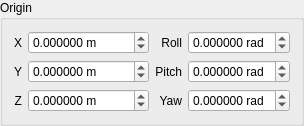
                    <widget class="QGroupBox" name="JointOriginGroupBox">
                      <property name="enabled">
                        <bool>true</bool>
                      </property>
                      <property name="title">
                        <string>Origin</string>
                      </property>
                      <layout class="QGridLayout" name="gridLayout_10">
                        <item row="1" column="2">
                          <widget class="QLabel" name="label_56">
                            <property name="maximumSize">
                              <size>
                                <width>50</width>
                                <height>16777215</height>
                              </size>
                            </property>
                            <property name="layoutDirection">
                              <enum>Qt::LeftToRight</enum>
                            </property>
                            <property name="text">
                              <string>Pitch</string>
                            </property>
                            <property name="alignment">
                              <set>Qt::AlignRight|Qt::AlignTrailing|Qt::AlignVCenter</set>
                            </property>
                          </widget>
                        </item>
                        <item row="1" column="3">
                          <widget class="QDoubleSpinBox" name="JointOriginPitchSpinBox">
                            <property name="suffix">
                              <string> rad</string>
                            </property>
                            <property name="decimals">
                              <number>6</number>
                            </property>
                            <property name="minimum">
                              <double>-3.141592000000000</double>
                            </property>
                            <property name="maximum">
                              <double>3.141592000000000</double>
                            </property>
                            <property name="singleStep">
                              <double>0.010000000000000</double>
                            </property>
                          </widget>
                        </item>
                        <item row="2" column="0">
                          <widget class="QLabel" name="label_57">
                            <property name="maximumSize">
                              <size>
                                <width>20</width>
                                <height>16777215</height>
                              </size>
                            </property>
                            <property name="layoutDirection">
                              <enum>Qt::LeftToRight</enum>
                            </property>
                            <property name="text">
                              <string>Z</string>
                            </property>
                            <property name="alignment">
                              <set>Qt::AlignRight|Qt::AlignTrailing|Qt::AlignVCenter</set>
                            </property>
                          </widget>
                        </item>
                        <item row="0" column="3">
                          <widget class="QDoubleSpinBox" name="JointOriginRollSpinBox">
                            <property name="suffix">
                              <string> rad</string>
                            </property>
                            <property name="decimals">
                              <number>6</number>
                            </property>
                            <property name="minimum">
                              <double>-3.141592000000000</double>
                            </property>
                            <property name="maximum">
                              <double>3.141592000000000</double>
                            </property>
                            <property name="singleStep">
                              <double>0.010000000000000</double>
                            </property>
                          </widget>
                        </item>
                        <item row="1" column="0">
                          <widget class="QLabel" name="label_58">
                            <property name="maximumSize">
                              <size>
                                <width>20</width>
                                <height>16777215</height>
                              </size>
                            </property>
                            <property name="layoutDirection">
                              <enum>Qt::LeftToRight</enum>
                            </property>
                            <property name="text">
                              <string>Y</string>
                            </property>
                            <property name="alignment">
                              <set>Qt::AlignRight|Qt::AlignTrailing|Qt::AlignVCenter</set>
                            </property>
                          </widget>
                        </item>
                        <item row="1" column="1">
                          <widget class="QDoubleSpinBox" name="JointOriginYSpinBox">
                            <property name="suffix">
                              <string> m</string>
                            </property>
                            <property name="decimals">
                              <number>6</number>
                            </property>
                            <property name="minimum">
                              <double>-10000.000000000000000</double>
                            </property>
                            <property name="maximum">
                              <double>10000.000000000000000</double>
                            </property>
                            <property name="singleStep">
                              <double>0.001000000000000</double>
                            </property>
                          </widget>
                        </item>
                        <item row="0" column="2">
                          <widget class="QLabel" name="label_59">
                            <property name="maximumSize">
                              <size>
                                <width>50</width>
                                <height>16777215</height>
                              </size>
                            </property>
                            <property name="layoutDirection">
                              <enum>Qt::LeftToRight</enum>
                            </property>
                            <property name="text">
                              <string>Roll</string>
                            </property>
                            <property name="alignment">
                              <set>Qt::AlignRight|Qt::AlignTrailing|Qt::AlignVCenter</set>
                            </property>
                          </widget>
                        </item>
                        <item row="2" column="1">
                          <widget class="QDoubleSpinBox" name="JointOriginZSpinBox">
                            <property name="suffix">
                              <string> m</string>
                            </property>
                            <property name="decimals">
                              <number>6</number>
                            </property>
                            <property name="minimum">
                              <double>-10000.000000000000000</double>
                            </property>
                            <property name="maximum">
                              <double>10000.000000000000000</double>
                            </property>
                            <property name="singleStep">
                              <double>0.001000000000000</double>
                            </property>
                          </widget>
                        </item>
                        <item row="2" column="2">
                          <widget class="QLabel" name="label_60">
                            <property name="maximumSize">
                              <size>
                                <width>50</width>
                                <height>16777215</height>
                              </size>
                            </property>
                            <property name="layoutDirection">
                              <enum>Qt::LeftToRight</enum>
                            </property>
                            <property name="text">
                              <string>Yaw</string>
                            </property>
                            <property name="alignment">
                              <set>Qt::AlignRight|Qt::AlignTrailing|Qt::AlignVCenter</set>
                            </property>
                          </widget>
                        </item>
                        <item row="2" column="3">
                          <widget class="QDoubleSpinBox" name="JointOriginYawSpinBox">
                            <property name="suffix">
                              <string> rad</string>
                            </property>
                            <property name="decimals">
                              <number>6</number>
                            </property>
                            <property name="minimum">
                              <double>-3.141592000000000</double>
                            </property>
                            <property name="maximum">
                              <double>3.141592000000000</double>
                            </property>
                            <property name="singleStep">
                              <double>0.010000000000000</double>
                            </property>
                          </widget>
                        </item>
                        <item row="0" column="1">
                          <widget class="QDoubleSpinBox" name="JointOriginXSpinBox">
                            <property name="suffix">
                              <string> m</string>
                            </property>
                            <property name="decimals">
                              <number>6</number>
                            </property>
                            <property name="minimum">
                              <double>-10000.000000000000000</double>
                            </property>
                            <property name="maximum">
                              <double>10000.000000000000000</double>
                            </property>
                            <property name="singleStep">
                              <double>0.001000000000000</double>
                            </property>
                          </widget>
                        </item>
                        <item row="0" column="0">
                          <widget class="QLabel" name="label_61">
                            <property name="maximumSize">
                              <size>
                                <width>20</width>
                                <height>16777215</height>
                              </size>
                            </property>
                            <property name="layoutDirection">
                              <enum>Qt::LeftToRight</enum>
                            </property>
                            <property name="text">
                              <string>X</string>
                            </property>
                            <property name="alignment">
                              <set>Qt::AlignRight|Qt::AlignTrailing|Qt::AlignVCenter</set>
                            </property>
                          </widget>
                        </item>
                      </layout>
                    </widget>
